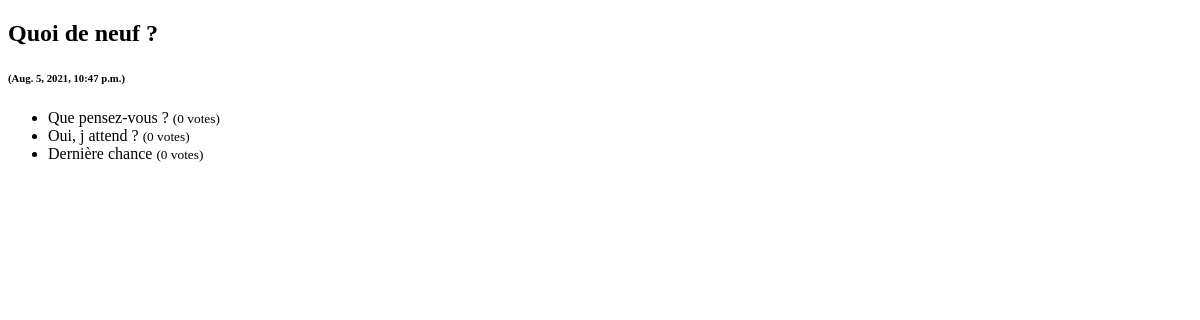
Before: /polls/1/results/ with the older database file.
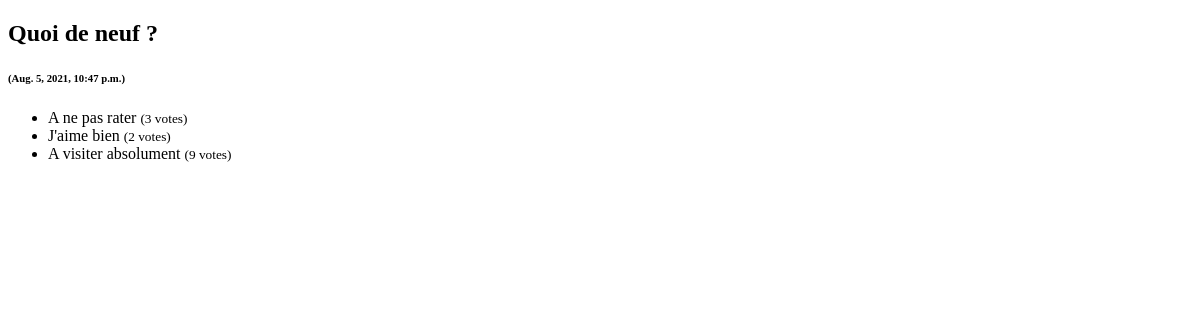
After: the same page with the newer database file.
### polls/models.py (models this page shows, shortened)
class Choice(models.Model):
    question = models.ForeignKey(Question, on_delete=models.CASCADE)
    choice_text = models.CharField(max_length=200)
    votes = models.IntegerField(default=0)

### polls/views.py (the view)
# urls.py: path('<int:pk>/results/', views.ResultsView.as_view(), name='results'),
class ResultsView(generic.DetailView):
    model = Question
    template_name = 'polls/results.html'

### polls/templates/polls/results.html (shortened to what this page needs)
<!DOCTYPE html>
<html>
  <head>
  </head>
  <body>
	<h2>{{ question.question_text }} <h6>({{ question.pub_date}})</h6> </h2>
    <ul>
        {% for choice in question.choice_set.all %}
          <li>{{ choice.choice_text }} <small>({{ choice.votes }} vote{{ choice.votes|pluralize }})</small> </li>
        {% endfor %}
    </ul>
  </body>
</html>

Changed rows visible on the page:
changed Choice: choice_text "Que pensez-vous ?" → "A ne pas rater"; votes "0" → "3"
changed Choice: choice_text "Oui, j attend ?" → "J'aime bien"; votes "0" → "2"
changed Choice: choice_text "Dernière chance" → "A visiter absolument"; votes "0" → "9"
